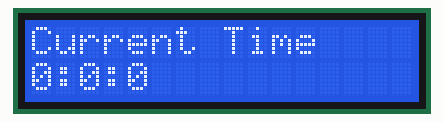
Recording of a sketch running on a simulated Arduino Uno, built with avr-gcc and run on an emulated ATmega328P. Shown: 16×2 character LCD.

Above: at 0.1 s.
At 4.1 s:
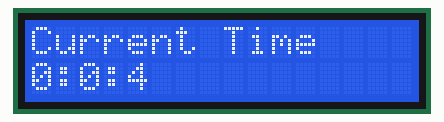
At 9.2 s:
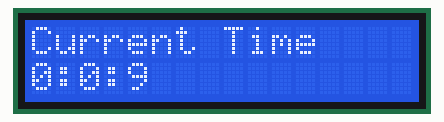
At 19.3 s:
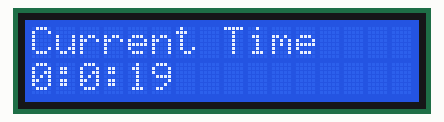
At 28.4 s:
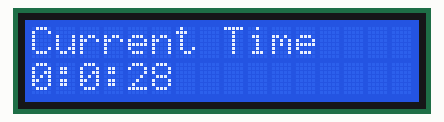
At 38.6 s:
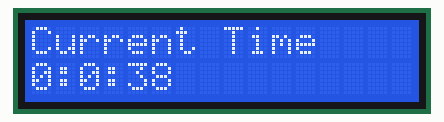

The sketch:

LCD_Timer.ino
```cpp
#include <Wire.h>
#include <LiquidCrystal_I2C.h>

LiquidCrystal_I2C lcd(0x27,16,2);

unsigned long currentTime;
unsigned long previousTime;
unsigned long sec;
unsigned long min;
unsigned long hour;

void setup()
{
  Serial.begin(9600);
  lcd.init();               // initialize the lcd
  lcd.clear();
  lcd.backlight();
}

void loop()
{
  currentTime = millis();

  if(currentTime - previousTime > 1000)
  {
    sec++;
    previousTime = currentTime;
  }

  if(sec > 59){
    min++;
    sec = 0;
  }

  if(min > 59){
    hour++;
    min = 0;
  }

  if(hour>23){
    hour = 0;
  }

  lcd.setCursor(0,0);
  lcd.print("Current Time");

  lcd.setCursor(0,1); //LCD 시작 위치
  lcd.print(hour);
  lcd.print(":");
  lcd.print(min);
  lcd.print(":");
  lcd.print(sec);

}
```

Measured:
- what the display in image 1 shows lasts 1.0 s, from 4.1 s to 5.1 s
